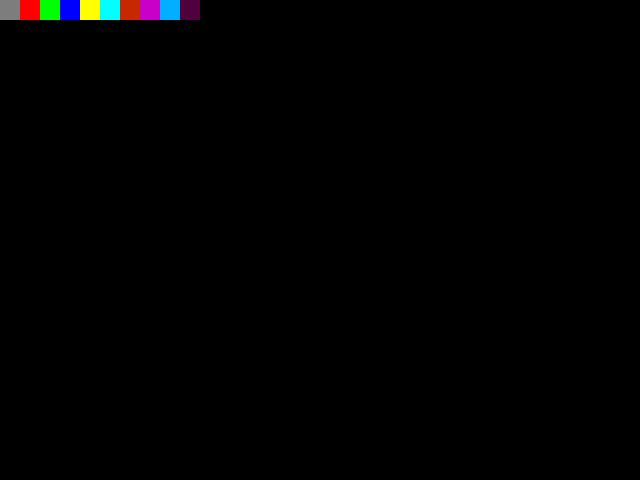
Frame 1 (no input)
Frame 60 (the mouse pressed at the canvas centre just before this capture): identical to frame 1, image omitted
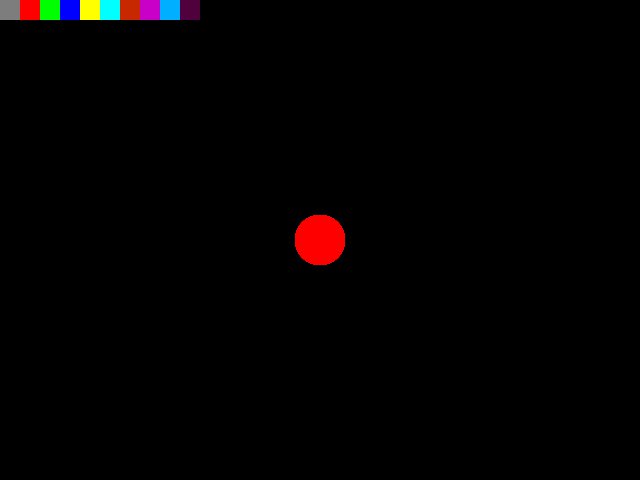
Frame 120 (the mouse held since frame 60 and released just before this capture)

The Processing sketch that drew these frames (run headless with seeded random() and noise(); from frame 60 on, the mouse is pressed at the canvas centre):

// Processing sketch: week4Drawing_mae9775
// ── week4Drawing_mae9775.pde
/*
This is a simple drawing program
*/

color currentColor;  //declared currentColor

//Once at the beginning
void setup() {
  size(640, 480); //set window size
  background(0, 0, 0);  //init background to black
  
  currentColor = color(255, 0, 0); //init currentColor to red
}

//On an on until the break of dawn...and then on some more
void draw() {
  noStroke(); //turn off the stroke around shapes
  
  if(mousePressed){  //if the mouse is pressed
    fill(currentColor);  //set the fill to currentColor
    ellipse(mouseX, mouseY, 50, 50);  //draw an ellipse at the mouse position
  }
  
  //clear bg
  fill(125,125,125);//grey
  rect(0,0,20,20);
  if(mouseOver(0,0,20,20)){ //if mouse over 20x20 square in top left, reset bg
    background(0,0,0);
  }

colorButton(20,255,0,0); //red color btn
colorButton(40,0,255,0);//green color btn
colorButton(60,0,0,255);//blue color btn
colorButton(80,255,255,0);//yellow btn
colorButton(100,0,255,255);//cyan btn
colorButton(120,200,40,0);//redish btn
colorButton(140,200,0,200);//purple btn
colorButton(160,0,175,255);//sky blue btn
colorButton(180,80,0,60);//dark purple btn



}

//called when a key is pressed
void keyPressed(){
  println("A key was pressed: " + key); //print out the key pressed
  
  if(key == 'b'){  //if a 'b' was pressed
    currentColor = color(0, 0, 255);  //set currentColor to blue
  } else if(key == 'g'){  //if 'g' was pressed
    currentColor = color(0, 255, 0);  //set the currentColor to green
  } else if(key == ' '){  //if the spacebar was pressed
    background(0, 0, 0);  //reset the background
  }
}

/*  This is a function we wrote!
*  It only gets called when WE call it.
*  It checks to see if the mouse is over a rectangle
*/


boolean mouseOver(float x, float y, float w, float h){
  if(mouseX > x && mouseX < x + w && 
      mouseY > y && mouseY < y + h){  //if the mouse is inside the rectangle described by x, y, w, h
        return true;  //return true
      } else {  //otherwise
        return false;  //return false
      }    
}

void colorButton (float x, float r, float g, float b){
  fill(r,g,b); //set color of rect as r,g,b
  rect(x,0,20,20); //20x20 rect at x,0
  if(mouseOver(x,0,20,20)){ //if mouse over 20x20 square at x,0 set currentColor to r,g,b
    currentColor=color(r,g,b);
    }
  }
